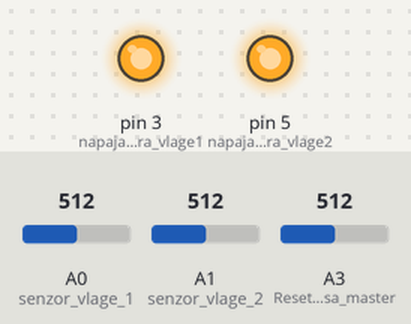
A sketch run on a simulated Arduino Uno, built with avr-gcc and run on an emulated ATmega328P. On the bench: output pins drawn as LEDs (lit = HIGH). Inputs (shaded band) come from the test bench; at power-on: A0 (senzor_vlage_1) = 512, A1 (senzor_vlage_2) = 512, A3 (Reset_pin_sa_master) = 512. Pins used as bus, display or sensor lines are not drawn; what the sketch prints to the serial monitor is not drawn.

Above: at 0.3 s.
At 6.1 s:
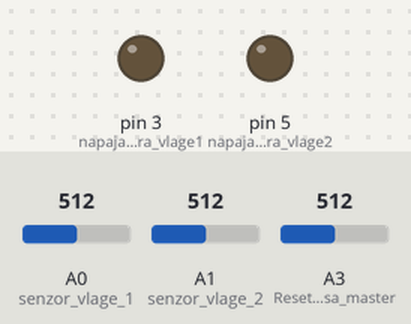
Timing chart, 0 to 7.6 s (numbered marks = the images above):
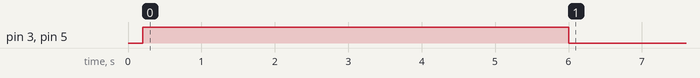

Measured:
- by itself, pin 3 (napajanje_senzora_vlage1), pin 5 (napajanje_senzora_vlage2): HIGH → LOW at 6.0 s

The sketch:

Croduino_basic_timer__slave_rxtx.ino
```cpp
#include <SoftwareSerial.h>
SoftwareSerial nodemcu(0,1);
#define senzor_vlage_1 A0
#define senzor_vlage_2 A1
#define senzor_svitla A2
#define Reset_pin 4
#define napajanje_senzora_vlage1 3
#define napajanje_senzora_vlage2 5
#define Reset_pin_sa_master A3

unsigned long oldTime=0;
int vlaga1,vlaga2,svitlo;
bool b;
int a;
int sdata1 = 0; // sensor1 data
int sdata2 = 0; // sensor2 data
int sdata3 = 0; // sensor3 data
String cdata; // complete data, consisting of sensors values
unsigned long brojac=0;
void setup()

{
  digitalWrite(Reset_pin, HIGH);//prvo postavljam rst pin na high da ne dođe odma do reseta arduina
  delay(200);
  Serial.begin(9600);
  nodemcu.begin(9600);
  pinMode(senzor_vlage_1, INPUT);
  pinMode(senzor_vlage_2, INPUT);
  pinMode(senzor_svitla, INPUT);
  pinMode(Reset_pin, OUTPUT);
  pinMode(Reset_pin_sa_master, INPUT);
  pinMode(napajanje_senzora_vlage1, OUTPUT);
  pinMode(napajanje_senzora_vlage2, OUTPUT);
  digitalWrite(napajanje_senzora_vlage1, HIGH);
  digitalWrite(napajanje_senzora_vlage2, HIGH);
}

void loop()

{
     unsigned long currentTime = millis();

  if (currentTime - oldTime < (3000))//Paljenje napajanja senzora
       {
          a=0;
          b=0;
       }
  if (currentTime - oldTime < (5000)&&(millis() - oldTime > (3000))&&(b==0))//Očitavanje sa senzora
       {
         vlaga1 =analogRead(senzor_vlage_1);
         vlaga2 =analogRead(senzor_vlage_2);
         svitlo =analogRead(senzor_svitla);
         b=1;
       }
  if (currentTime - oldTime < (7000)&&(millis() - oldTime > (6000)))////Gašenje napajanja senzora
       {
        digitalWrite( napajanje_senzora_vlage1, LOW);
        digitalWrite( napajanje_senzora_vlage2, LOW);
       }

  if (currentTime - oldTime < (10000)&&(millis() - oldTime > (7000))&&(a<1))//slanje vrijednosti, dva puta šalje jer serial zna zaštekat
       {
        //Serial.println(mois);
        sdata1=vlaga1;
        sdata2=vlaga2;
        sdata3=svitlo;
        cdata = cdata + sdata1+","+sdata2+","+sdata3; // comma will be used a delimeter
        Serial.println(cdata);
        nodemcu.println(cdata);
        //delay(2000);
        //cdata = ""; //  ovo bi trebalo za očistit variablu za ponovno primanje podaci, al ne triba pošto se arduino resetira
        a++;

       }


   if (currentTime - oldTime >= (900000))//reset svaku 10 min 900000
       {
       // Serial.println("reset");
       //  delay(1000);
         digitalWrite(Reset_pin, LOW);
        }

   if(analogRead(Reset_pin_sa_master)>300) //ZA OČITAVANJE VRIJEDNOSTI IZMEĐU INTERVALA SLANJA
       {
        digitalWrite(Reset_pin, LOW);
       }
}
```
